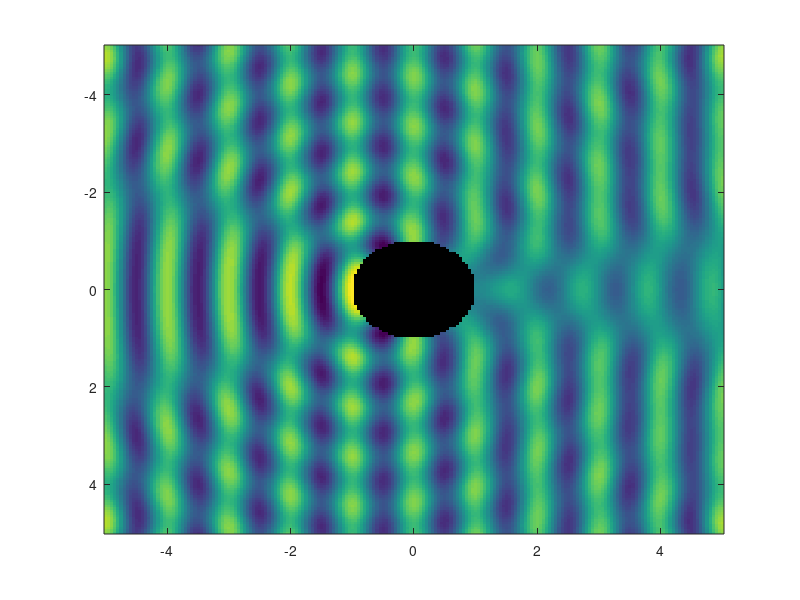

The MATLAB script that drew this image: (Note: this script raises an error after producing the figure.)
% ECE 541 Fall 2025 Project 6
% problem 1(c) - Total H

clc
clear

j = 1i;
lambda = 1;
a = 1*lambda;
k = 2*pi/lambda;
ka = k*a;

M = 40;

x = -5*lambda:0.05*lambda:5*lambda;
y = x;
[X,Y] = meshgrid(x,y);
[PHI,RHO] = cart2pol(X,Y);

Hz_tot = zeros(size(RHO));

for n = -M:M

    J_ka_prime = 0.5*( besselj(n-1,ka) - besselj(n+1,ka) );
    H_ka_prime = 0.5*( besselh(n-1,2,ka) - besselh(n+1,2,ka) );

    b_n = -j^(-n) * (J_ka_prime / H_ka_prime);

    Hz_inc_n = j^(-n) .* besselj(n, k*RHO) .* exp(j*n*PHI);
    Hz_sc_n  = b_n .* besselh(n,2,k*RHO) .* exp(j*n*PHI);

    Hz_tot = Hz_tot + (Hz_inc_n + Hz_sc_n);
end

mask = (RHO < a);
Hz_plot = real(Hz_tot);
Hz_plot(mask) = NaN;

figure;
h = imagesc(x, y, Hz_plot);
set(gcf,'Renderer','opengl');            
set(h,'AlphaData', ~isnan(Hz_plot));    
set(gca,'Color','w');                

axis equal tight;
title(sprintf('Re{H_z^{tot}} (TE_z), M = %d', M));
colormap(jet);
colorbar;
caxis([-2 2]);
